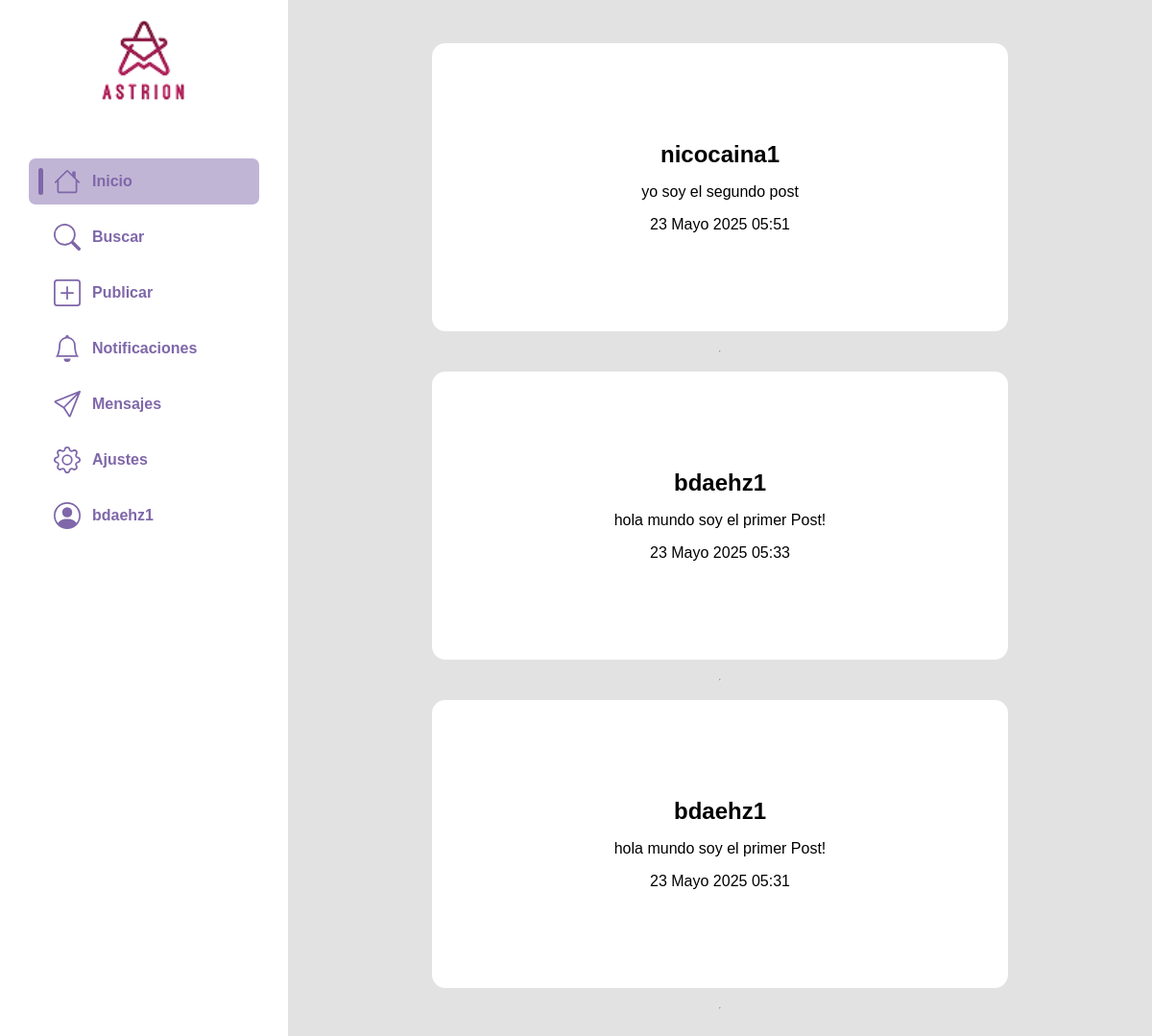
Screenshot of / (signed in) with the database file from the repository.
### landing/models.py (models this page shows)
class Publicacion(models.Model):
    id_publicacion = models.AutoField(primary_key=True)
    id_user = models.ForeignKey(settings.AUTH_USER_MODEL, on_delete=models.CASCADE)
    archivo = models.FileField(upload_to='img/media/')
    fecha = models.DateTimeField(auto_now_add=True)
    contenido = models.TextField(max_length=200)

### landing/views.py (the view)
# urls.py: path('', views.index, name='index'),
def index(request):
    publicaciones = Publicacion.objects.all().order_by('-fecha')
    return render(request, 'index.html', {'publicaciones': publicaciones})

### red_social/templates/index.html (shortened to what this page needs)
<html lang="es">
<head>
    {% load static %}
    <link rel="stylesheet" href="{% static 'css/style.css'%}">
    <link rel="stylesheet" href="{% static 'css/index.css'%}">
</head>
<body>
    {% include "menu.html" %}
    <div class="contenido">
        {% if user.get_username != "" %}
            <center>
                <div class="post">
                    {% for publicacion in publicaciones %}
                        <div class='card'>
                            <div class='card-header'>
                                <div class="profile">
                                    <h2>{{ publicacion.id_user.username }}</h2>
                                </div>
                            </div>
                            <div class="card-body">
                                <p>{{ publicacion.contenido }}</p>
                            </div>
                            <div class="card-footer">
                                <p>{{ publicacion.fecha }}</p>
                            </div>
                        </div>
                        <hr>
                        {% endfor %}
                    </div>
            </center>
        {% else %}
            <a href="{% url 'register'%}">Registrarme</a><br>
            <a href="{% url 'login'%}">iniciar sesion</a><br>
        {% endif %}
    </div>
</body>
</html>

### red_social/templates/menu.html (shortened to what this page needs)
{% load static %}
<link rel="stylesheet" href="{% static 'css/menu.css' %}">
    <nav>
        <div class="Logo">
            <img src="{% static 'img/logo.png' %}">
        </div>
        <div class="opciones">
            <a class="opcion opcion-seleccionada" href="{% url 'index' %}">
                <div class="seleccionado"></div>
                <p>Inicio</p>
            </a>
            <a class="opcion" href="#">
                <div class="seleccionado invisible"></div>
                <svg xmlns="http://www.w3.org/2000/svg" fill="currentColor" class="bi bi-search" viewBox="0 0 16 16">
                    <path d="M11.742 10.344a6.5 6.5 0 1 0-1.397 1.398h-.001q.044.06.098.115l3.85 3.85a1 1 0 0 0 1.415-1.414l-3.85-3.85a1 1 0 0 0-.115-.1zM12 6.5a5.5 5.5 0 1 1-11 0 5.5 5.5 0 0 1 11 0"/>
                </svg>
                <p>Buscar</p>
            </a>
            <a class="opcion" href="{% url 'posting' %}">
                <div class="seleccionado invisible"></div>
                <p>Publicar</p>
            </a>
            <a class="opcion" href="#">
                <div class="seleccionado invisible"></div>
                <p>Notificaciones</p>
            </a>
            <a class="opcion" href="#">
                <div class="seleccionado invisible"></div>
                <p>Mensajes</p>
            </a>
            <a class="opcion" href="{% url 'settings' %}">
                <div class="seleccionado invisible"></div>
                <p>Ajustes</p>
            </a>
            <a class="opcion" href="{% url 'account' %}">
                {% if user.get_username != "" %}
                    <div class="seleccionado invisible"></div>
                    <svg xmlns="http://www.w3.org/2000/svg" fill="currentColor" class="bi bi-person-circle" viewBox="0 0 16 16">
                        <path d="M11 6a3 3 0 1 1-6 0 3 3 0 0 1 6 0"/>
                        <path fill-rule="evenodd" d="M0 8a8 8 0 1 1 16 0A8 8 0 0 1 0 8m8-7a7 7 0 0 0-5.468 11.37C3.242 11.226 4.805 10 8 10s4.757 1.225 5.468 2.37A7 7 0 0 0 8 1"/>
                    </svg>
                    <p>{{user.get_username}}</p>
                {%endif%}
            </a>
        </div>
    </nav>

### red_social/static/css/style.css (style rules this page uses)
body { margin: 0; padding: 0; display: flex; font-family: Arial, Helvetica, sans-serif; height: 100vh; }
.contenido { overflow: auto; background-color: #e2e2e2; width: 100%; }

### red_social/static/css/index.css (style rules this page uses)
.post { display: flex; flex-direction: column; justify-content: center; align-items: center; padding: 5%; gap: 20px; width: 40%; }
.card { background-color: white; border-radius: 14px; width: 600px; max-width: 600px; min-width: 100px; min-height: 300px; display: flex; flex-direction: column; justify-content: center; align-items: center; gap: 1rem; }

### red_social/static/css/menu.css (style rules this page uses)
* { margin: 0; padding: 0; font-family: Arial, Helvetica, sans-serif; }
nav { position: sticky; top: 0; left: 0; display: flex; flex-direction: column; align-items: center; width: 30%; padding: 15px; gap: 50px; }
nav img { width: 200px; height: 100px; }
.opciones { display: flex; flex-direction: column; gap: 10px; width: 100%; }
.opcion { color: #7F67A9; display: flex; align-items: center; text-decoration: none; border-radius: 7px; padding: 10px 10px; gap: 10px; margin: 0 15px; }
svg { width: 30px; height: 28px; }
.seleccionado { background-color: #7F67A9; width: 5px; height: 100%; border-radius: 5px; }
.opcion p { margin: 1px; font-size: 16px; font-weight: bolder; color: #7F67A9; }
.opcion-seleccionada { background-color: #7f67a97c; }
.invisible { background-color: transparent; }

### rows the page displays
Publicacion: id_user.username "nicocaina1", contenido "yo soy el segundo post", fecha "23 Mayo 2025 05:51"
Publicacion: id_user.username "bdaehz1", contenido "hola mundo soy el primer Post!", fecha "23 Mayo 2025 05:33"
Publicacion: id_user.username "bdaehz1", contenido "hola mundo soy el primer Post!", fecha "23 Mayo 2025 05:31"

### other values shown
{{ user.get_username }} "bdaehz1"
